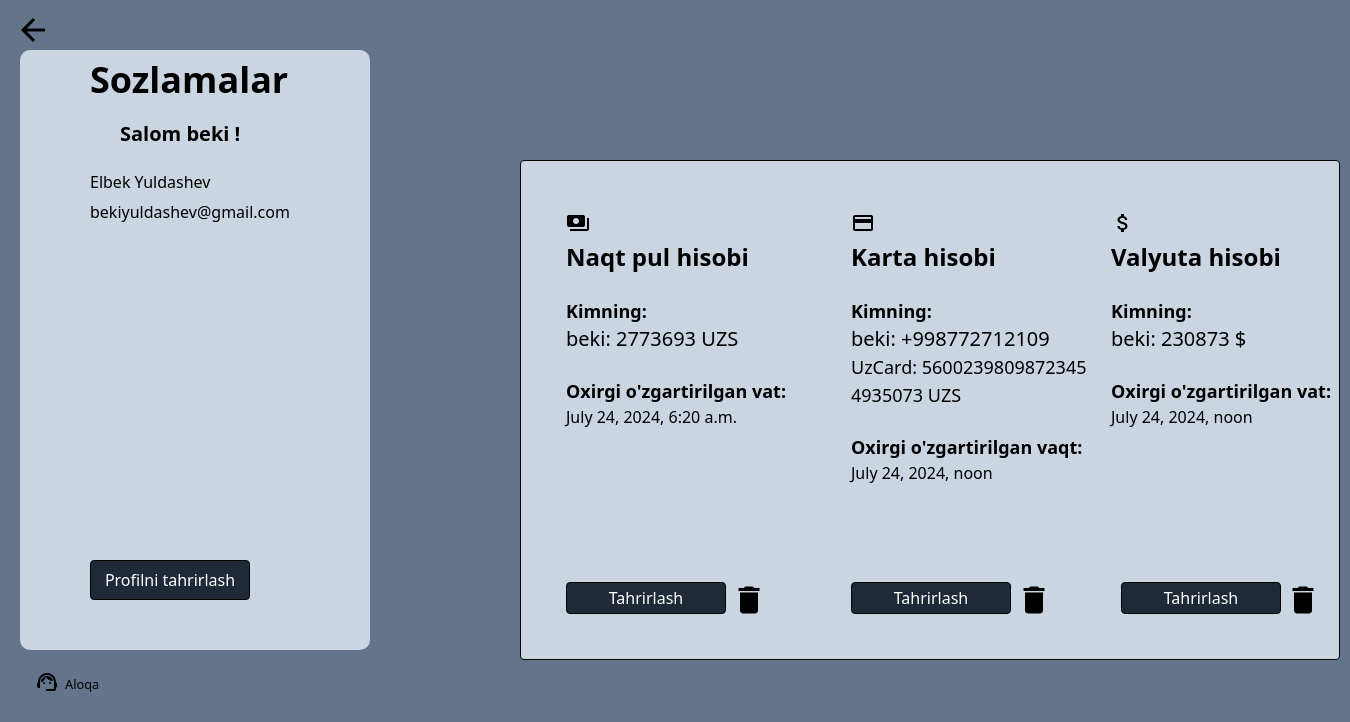
The page /get-settings/ (signed in) on the database its author committed.
### users/models.py (models this page shows, shortened)
class User(AbstractUser):
    username = models.CharField(unique=True, max_length=120)
    first_name = models.CharField(max_length=120)
    last_name = models.CharField(max_length=120)
    email = models.EmailField(unique=True)
    password = models.TextField()
    class Meta:
        db_table = 'users'

### main/models.py (models this page shows, shortened)
class Cash(models.Model):
    user_id = models.ForeignKey(User, on_delete=models.CASCADE)
    amount = models.IntegerField(default=0)
    created_at = models.DateTimeField()
    class Meta:
        db_table = 'cash'
        unique_together = ('user_id',)

class Card(models.Model):
    user_id = models.ForeignKey(User, on_delete=models.CASCADE)
    name = models.CharField(max_length=120)
    card_number = models.CharField(max_length=16, unique=True)
    phone_number = models.CharField(max_length=13, unique=True)
    validity_period = models.CharField(max_length=4)
    amount = models.IntegerField(default=0)
    created_at = models.DateTimeField()
    class Meta:
        db_table = 'card'
        unique_together = ('user_id',)

class Currency(models.Model):
    user_id = models.ForeignKey(User, on_delete=models.CASCADE)
    amount = models.IntegerField(default=0)
    created_at = models.DateTimeField()
    class Meta:
        db_table = 'currency'
        unique_together = ('user_id',)
    def __str__(self):
        return f"{self.amount}"

### main/views.py (the view)
# urls.py: path('get-settings/', views.get_settings, name='get-settings'),
def get_settings(request):
    if request.method == 'GET':
        user = User.objects.get(username=request.user.username)
        try:
            cash = Cash.objects.get(user_id=request.user.pk)
        except:
            cash = None
        try:
            card = Card.objects.get(user_id=request.user.pk)
        except:
            card = None
        try:
            currency = Currency.objects.get(user_id=request.user.pk)
        except:
            currency = None
        context = {
            'username': user.username,
            'email': user.email,
            'first_name': user.first_name,
            'last_name': user.last_name,
            'cash': "Naqt pul bo'yicha hamyon mavjud emas",
            'card': "Karta bo'yicha hamyon mavjud emas",
            'currency': "Valyuta bo'yicha hamyon mavjud emas"
        }
        if cash is not None:
            context['cash'] = cash
        if card is not None:
            context['card'] = card
        if currency is not None:
            print(currency)
            context['currency'] = currency
        return render(request, 'main/settings.html', context=context)

### main/templates/main/settings.html (shortened to what this page needs)
<!doctype html>
<html lang="en">
<head>
    <script src="https://cdn.tailwindcss.com"></script>
</head>
<body class="bg-slate-500">
    <a href="{% url 'get-home' %}" class="absolute top-[10px] left-[15px]">
        <span class="material-icons text-4xl">
        </span>
    </a>
    <div class="bg-slate-300 w-[350px] h-[600px] rounded-[10px] ml-[20px] mt-[50px]">
        <h1 class="absolute top-[60px] left-[90px] text-4xl font-bold">Sozlamalar</h1>
        <div>
            <h1 class="absolute top-[120px] left-[120px] font-bold text-xl">Salom {{ username }} !</h1>
            <h3 class="absolute top-[170px] left-[90px]">{{ first_name }} {{ last_name }}</h3>
            <h3 class="absolute top-[200px] left-[90px]">{{ email }}</h3>
        </div>
        <div class="absolute bottom-[200px] left-[90px]">
            <a href="">
                <button class="mt-4 rounded border w-40 h-10 text-s border-black text-white bg-gray-800 hover:text-black hover:bg-white transition">
                    Profilni tahrirlash
                </button>
            </a>
        </div>
        <a href="" class="absolute bottom-[100px] left-[35px]">
            <span class="material-icons">
            </span>
            <small class="absolute bottom-[6px] left-[30px]">
                Aloqa
            </small>
        </a>
    </div>
    <div class="absolute rounded border border-black w-[820px] h-[500px] bg-slate-300 bottom-[140px] left-[520px]">
        <div class="absolute left-[45px] top-[50px]">
            <div>
                <span class="material-icons">
                </span>
                <h1 class="font-bold text-2xl">Naqt pul hisobi</h1><br>
            </div>
                <h1 class="font-bold text-lg">Kimning: </h1>
                <h1 class="text-xl">{{ username }}: {{ cash.amount }} UZS</h1><br>
                <h1 class="font-bold text-lg">Oxirgi o'zgartirilgan vat:</h1>
                <h1 class="text-s">{{ cash.created_at }}</h1>
        </div>
        {% if not cash.created_at %}
            <a href="{% url 'cash-create' %}">
                <button class="absolute bottom-[45px] left-[45px] rounded border w-40 h-8 text-s border-black text-white bg-gray-800 hover:text-black hover:bg-white transition">
                    Hisob qo'shish
                </button>
            </a>
        {% else %}
            <a href="{% url 'cash-edit' cash.pk %}">
                <button class="absolute bottom-[45px] left-[45px] rounded border w-40 h-8 text-s border-black text-white bg-gray-800 hover:text-black hover:bg-white transition">
                    Tahrirlash
                </button>
            </a>
        {% endif %}
        <a href="" class="absolute bottom-[35px] left-[210px]">
            <span class="material-icons text-4xl">
            </span>
        </a>
        <div class="absolute left-[330px] top-[50px]">
            <div>
                <span class="material-icons">
                </span>
                <h1 class="font-bold text-2xl">Karta hisobi</h1><br>
            </div>
                <h1 class="font-bold text-lg">Kimning:</h1>
                <h1 class="text-xl">{{ username }}: {{ card.phone_number }}</h1>
                <h1 class="text-lg">{{ card.name }}: {{ card.card_number }}</h1>
                <h1 class="text-lg">{{ card.amount }} UZS</h1><br>
                <h1 class="font-bold text-lg">Oxirgi o'zgartirilgan vaqt:</h1>
                <h1 class="text-s">{{ card.created_at }}</h1>
        </div>
        {% if not card.created_at %}
            <a href="{% url 'card-create' %}">
                <button class="absolute bottom-[45px] left-[330px] rounded border w-40 h-8 text-s border-black text-white bg-gray-800 hover:text-black hover:bg-white transition">
                    Hisob qo'shish
                </button>
            </a>
        {% else %}
            <a href="{% url 'card-edit' card.pk %}">
                <button class="absolute bottom-[45px] left-[330px] rounded border w-40 h-8 text-s border-black text-white bg-gray-800 hover:text-black hover:bg-white transition">
                    Tahrirlash
                </button>
            </a>
        {% endif %}
        <a href="" class="absolute bottom-[35px] left-[495px]">
            <span class="material-icons text-4xl">
            </span>
        </a>
        <div class="absolute left-[590px] top-[50px]">
            <div>
                <span class="material-icons">
                </span>
                <h1 class="font-bold text-2xl">Valyuta hisobi</h1><br>
            </div>
                <h1 class="font-bold text-lg">Kimning:</h1>
                <h1 class="text-xl">{{ username }}: {{ currency.amount }} $</h1><br>
                <h1 class="font-bold text-lg">Oxirgi o'zgartirilgan vat:</h1>
                <h1 class="text-s">{{ currency.created_at }}</h1>
        </div>
        {% if not currency.created_at %}
            <a href="{% url 'currency-create' %}">
                <button class="absolute bottom-[45px] left-[600px] rounded border w-40 h-8 text-s border-black text-white bg-gray-800 hover:text-black hover:bg-white transition">
                    Hisob qo'shish
                </button>
            </a>
        {% else %}
            <a href="{% url 'currency-edit' currency.pk %}">
                <button class="absolute bottom-[45px] left-[600px] rounded border w-40 h-8 text-s border-black text-white bg-gray-800 hover:text-black hover:bg-white transition">
                    Tahrirlash
                </button>
            </a>
        {% endif %}
        <a href="" class="absolute bottom-[35px] right-[18px]">
            <span class="material-icons text-4xl">
            </span>
        </a>
    </div>
</body>
</html>

### rows shown on the page
User: username "beki", first_name "Elbek", last_name "Yuldashev", email "bekiyuldashev@gmail.com"
Cash: amount "2773693", created_at "July 24, 2024, 6:20 a.m."
Card: phone_number "+998772712109", name "UzCard", card_number "5600239809872345", amount "4935073", created_at "July 24, 2024, noon"
Currency: amount "230873", created_at "July 24, 2024, noon"
